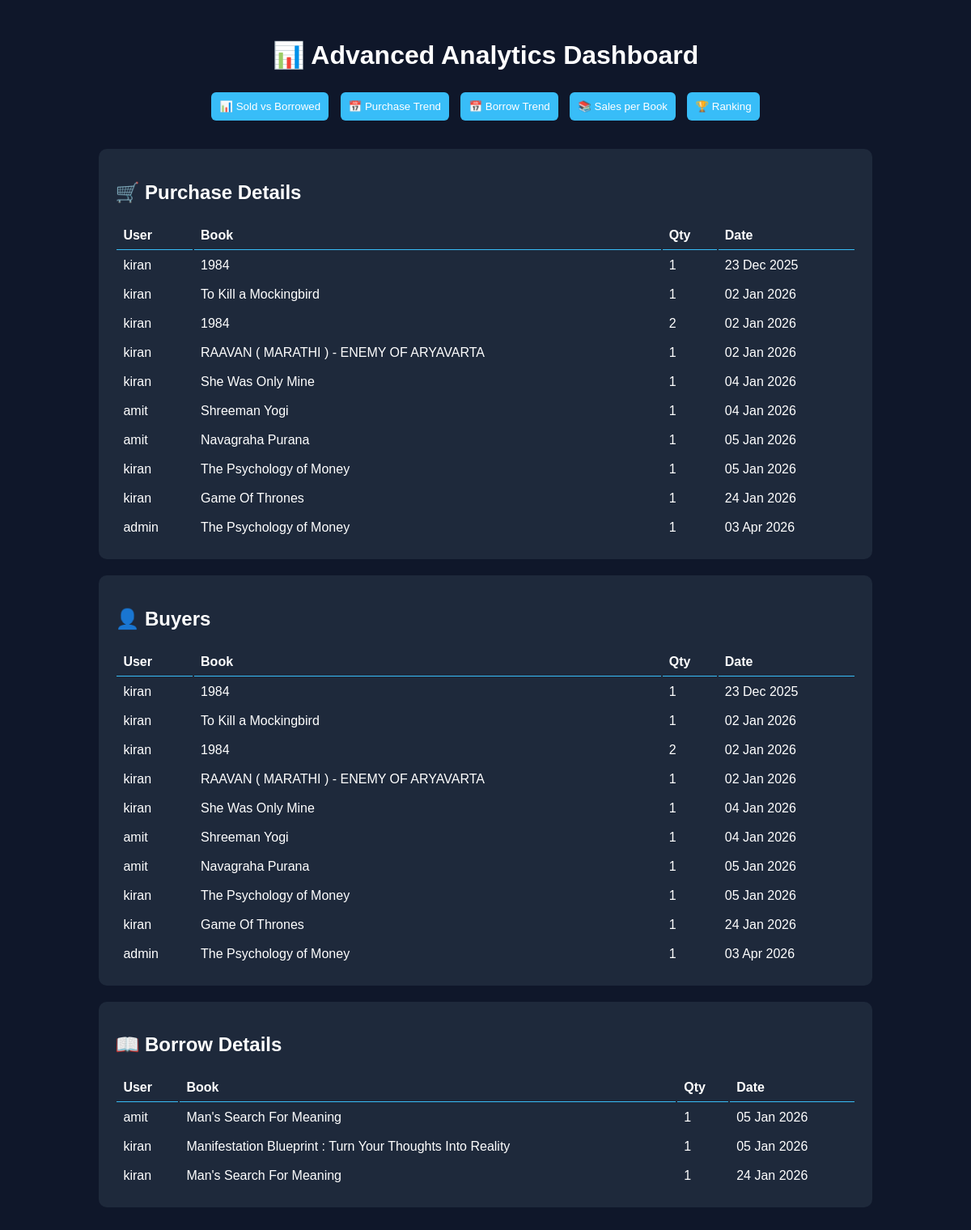
Before: /comparison/ with the older database file.
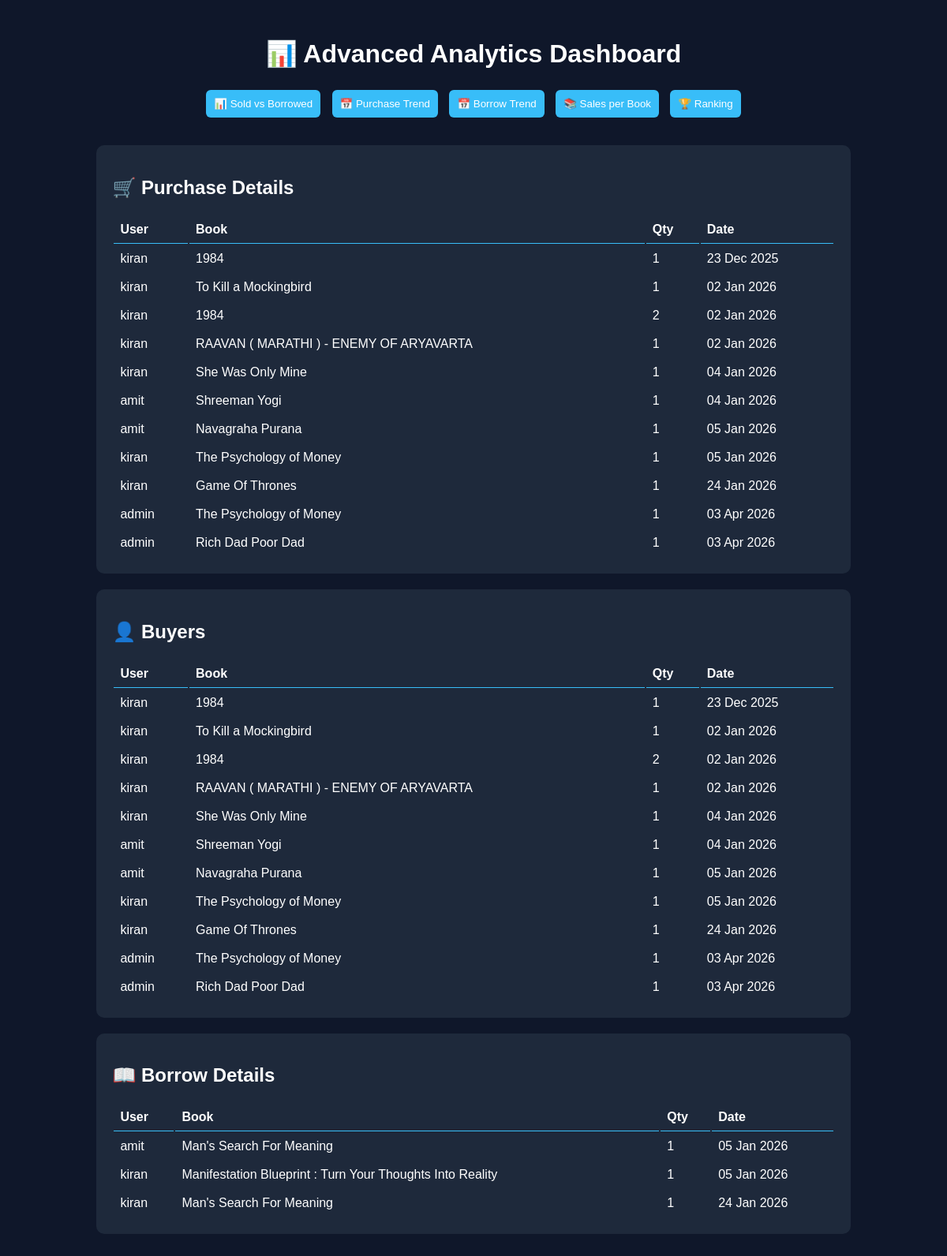
After: the same page with the newer database file.
### app/models.py (models this page shows, shortened)
class OrderItem(models.Model):
    order = models.ForeignKey(
        Order,
        related_name="items",
        on_delete=models.CASCADE
    )
    book = models.ForeignKey('Book', on_delete=models.CASCADE)
    quantity = models.PositiveIntegerField()
    price = models.PositiveIntegerField()

class Order(models.Model):
    user = models.ForeignKey(settings.AUTH_USER_MODEL, on_delete=models.CASCADE)
    total_amount = models.PositiveIntegerField(default=0)
    created_at = models.DateTimeField(auto_now_add=True)

class Book(models.Model):
    title = models.CharField(max_length=200)
    author = models.CharField(max_length=200)
    description = models.TextField()
    price = models.DecimalField(max_digits=8, decimal_places=2)
    quantity = models.PositiveIntegerField(default=1)
    image = models.ImageField(upload_to="books/", blank=True, null=True)
    is_second_hand = models.BooleanField(default=False)
    genres = models.ManyToManyField(Genre, blank=True)

class BorrowRequest(models.Model):
    STATUS_CHOICES = [
        ('pending', 'Pending'),
        ('approved', 'Approved'),
        ('rejected', 'Rejected'),
    ]
    EXTENSION_STATUS_CHOICES = [
        ('none', 'None'),
        ('pending', 'Pending'),
        ('approved', 'Approved'),
        ('rejected', 'Rejected'),
    ]
    user = models.ForeignKey(settings.AUTH_USER_MODEL, on_delete=models.CASCADE)
    book = models.ForeignKey('Book', on_delete=models.CASCADE)
    quantity = models.PositiveIntegerField(default=1)
    days_required = models.PositiveIntegerField()
    borrow_date = models.DateField(default=timezone.now)
    return_date = models.DateField(blank=True, null=True)
    extended_days = models.PositiveIntegerField(default=0)
    extra_fine = models.PositiveIntegerField(default=0)
    extension_days = models.PositiveIntegerField(default=0)
    extension_status = models.CharField(
        max_length=10,
        choices=EXTENSION_STATUS_CHOICES,
        default='none'
    )
    status = models.CharField(
        max_length=20,
        choices=STATUS_CHOICES,
        default='pending'
    )
    is_paid = models.BooleanField(default=False)

### app/views.py (the view)
# urls.py: path('comparison/', views.comparison_dashboard, name='comparison'),
def comparison_dashboard(request):
    sold_records = OrderItem.objects.select_related('order__user', 'book', 'order')
    borrowed_records = BorrowRequest.objects.select_related('user', 'book')
    total_sold = OrderItem.objects.aggregate(total=Sum('quantity'))['total'] or 0
    total_borrowed = BorrowRequest.objects.aggregate(total=Sum('quantity'))['total'] or 0
    purchase_data = OrderItem.objects.annotate(
        date=TruncDate('order__created_at')
    ).values('date').annotate(total=Sum('quantity')).order_by('date')
    purchase_labels = [str(i['date']) for i in purchase_data]
    purchase_values = [i['total'] for i in purchase_data]
    borrow_data = BorrowRequest.objects.values('borrow_date') \
        .annotate(total=Sum('quantity')).order_by('borrow_date')
    borrow_labels = [str(i['borrow_date']) for i in borrow_data]
    borrow_values = [i['total'] for i in borrow_data]
    book_sales = OrderItem.objects.values('book__title') \
        .annotate(total=Sum('quantity')).order_by('-total')
    book_labels = [b['book__title'] for b in book_sales]
    book_values = [b['total'] for b in book_sales]
    context = {
        'sold_records': sold_records,
        'borrowed_records': borrowed_records,
        'total_sold': total_sold,
        'total_borrowed': total_borrowed,
        'purchase_labels': json.dumps(purchase_labels),
        'purchase_values': json.dumps(purchase_values),
        'borrow_labels': json.dumps(borrow_labels),
        'borrow_values': json.dumps(borrow_values),
        'book_labels': json.dumps(book_labels),
        'book_values': json.dumps(book_values),
    }
    return render(request, "app/comparison.html", context)

### app/templates/app/comparison.html (shortened to what this page needs)
<!DOCTYPE html>
<html>
<head>
</head>
<body>
<h1>📊 Advanced Analytics Dashboard</h1>
<div class="buttons">
    <button onclick="show('c1')">📊 Sold vs Borrowed</button>
    <button onclick="show('c2')">📅 Purchase Trend</button>
    <button onclick="show('c3')">📅 Borrow Trend</button>
    <button onclick="show('c4')">📚 Sales per Book</button>
    <button onclick="show('c5')">🏆 Ranking</button>
</div>
<div class="container">
    <div class="card">
        <h2>🛒 Purchase Details</h2>
        <table>
            <tr>
                <th>User</th>
                <th>Book</th>
                <th>Qty</th>
                <th>Date</th>
            </tr>
            {% for item in sold_records %}
            <tr>
                <td>{{ item.order.user.username }}</td>
                <td>{{ item.book.title }}</td>
                <td>{{ item.quantity }}</td>
                <td>{{ item.order.created_at|date:"d M Y" }}</td>
            </tr>
            {% empty %}
            <tr><td colspan="4">No purchase data</td></tr>
            {% endfor %}
        </table>
    </div>
    <div class="card">
        <h2>👤 Buyers</h2>
        <table>
            <tr>
                <th>User</th>
                <th>Book</th>
                <th>Qty</th>
                <th>Date</th>
            </tr>
            {% for item in sold_records %}
            <tr>
                <td>{{ item.order.user.username }}</td>
                <td>{{ item.book.title }}</td>
                <td>{{ item.quantity }}</td>
                <td>{{ item.order.created_at|date:"d M Y" }}</td>
            </tr>
            {% endfor %}
        </table>
    </div>
    <div class="card">
        <h2>📖 Borrow Details</h2>
        <table>
            <tr>
                <th>User</th>
                <th>Book</th>
                <th>Qty</th>
                <th>Date</th>
            </tr>
            {% for item in borrowed_records %}
            <tr>
                <td>{{ item.user.username }}</td>
                <td>{{ item.book.title }}</td>
                <td>{{ item.quantity }}</td>
                <td>{{ item.borrow_date|date:"d M Y" }}</td>
            </tr>
            {% empty %}
            <tr><td colspan="4">No borrow data</td></tr>
            {% endfor %}
        </table>
    </div>
</div>
</body>
</html>

### app/templates/app/comparison.html (style rules this page uses)
body { background: #0f172a; color: white; font-family: Arial; padding: 20px; }
h1 { text-align: center; }
.buttons { text-align: center; margin: 20px; }
button { background: #38bdf8; padding: 10px; margin: 5px; border: none; border-radius: 6px; color: white; cursor: pointer; }
.container { display: block; margin-top: 30px; }
.card { background: #1e293b; padding: 20px; margin: 20px auto; width: 80%; border-radius: 10px; }
table { width: 100%; }
th, td { padding: 8px; text-align: left; }
th { border-bottom: 1px solid #38bdf8; }

Changed rows visible on the page:
added OrderItem: order.user.username "admin", book "Rich Dad Poor Dad", quantity "1", order.created_at "03 Apr 2026"
